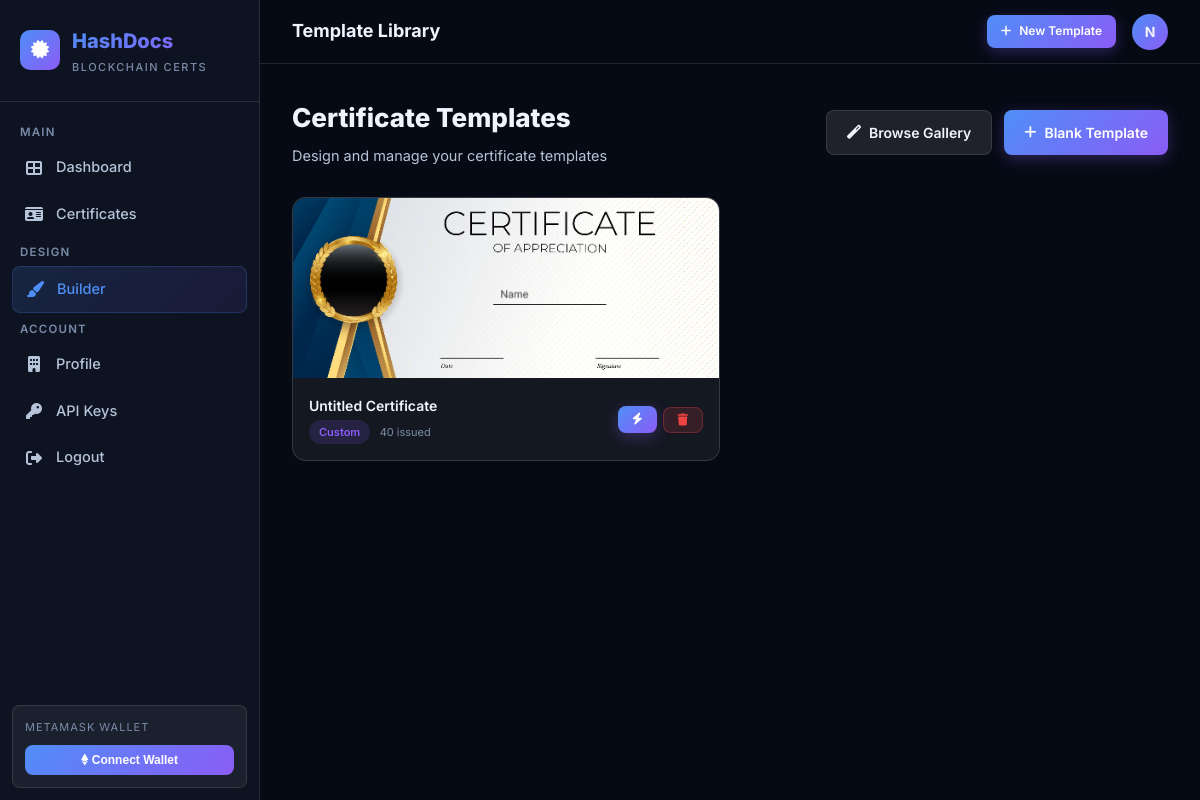
The app's page /builder/ (signed in), older data.
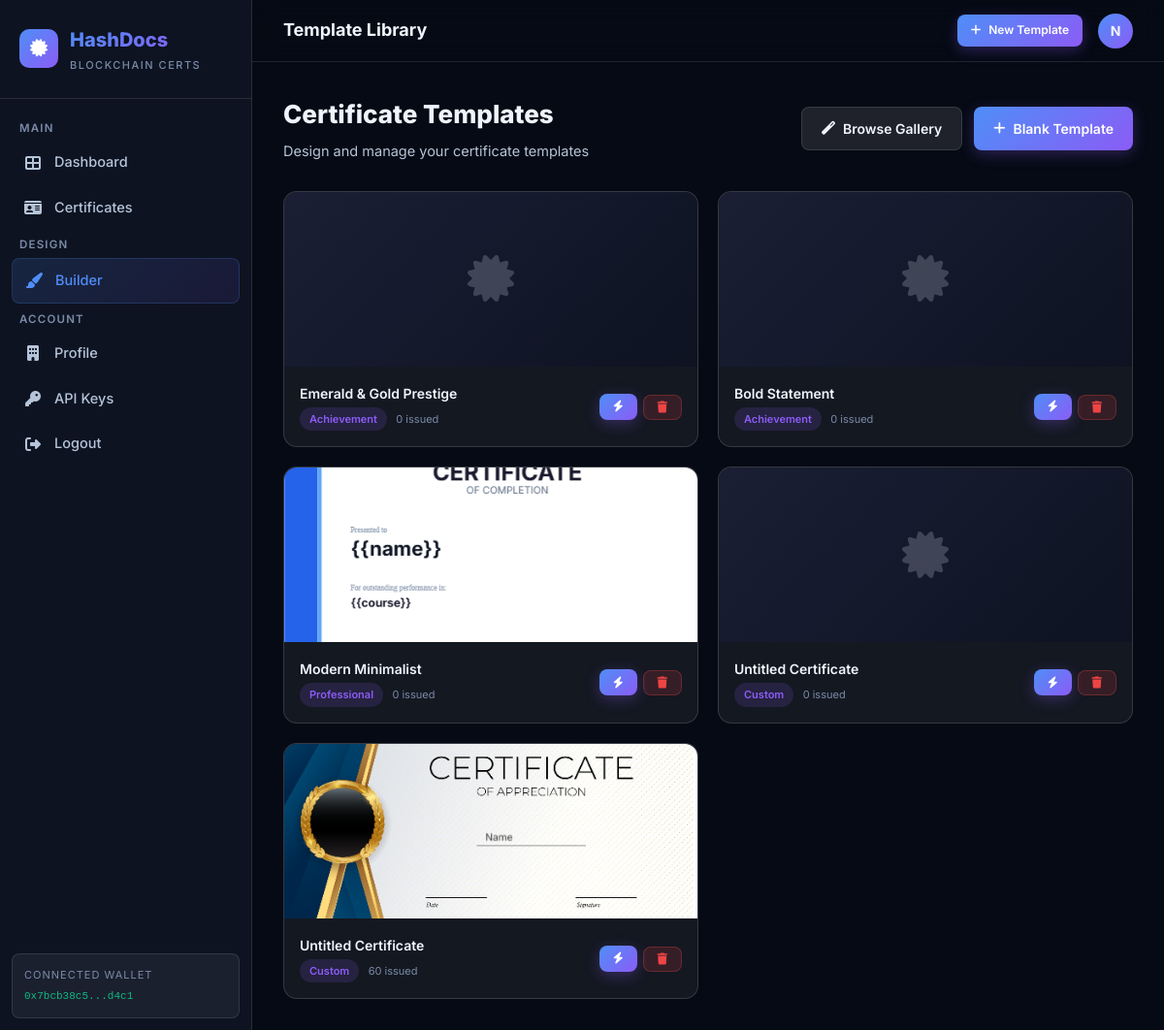
The same page, newer data.
### accounts/models.py (models this page shows, shortened)
class Organization(AbstractBaseUser, PermissionsMixin):
    id = models.UUIDField(primary_key=True, default=uuid.uuid4, editable=False)
    email = models.EmailField(unique=True)
    name = models.CharField(max_length=255)
    phone = models.CharField(max_length=20, blank=True)
    website = models.URLField(blank=True)
    address = models.TextField(blank=True)
    logo = models.ImageField(upload_to='org_logos/', blank=True, null=True)
    wallet_address = models.CharField(max_length=42, blank=True, help_text='MetaMask Ethereum wallet address')
    is_active = models.BooleanField(default=True)
    is_staff = models.BooleanField(default=False)
    is_verified = models.BooleanField(default=False, help_text='KYC verified')
    date_joined = models.DateTimeField(auto_now_add=True)
    updated_at = models.DateTimeField(auto_now=True)
    USERNAME_FIELD = 'email'
    REQUIRED_FIELDS = ['name']
    objects = OrganizationManager()
    class Meta:
        verbose_name = 'Organization'
        verbose_name_plural = 'Organizations'

### certificates/models.py (models this page shows, shortened)
class CertificateTemplate(models.Model):
    CATEGORIES = [
        ('academic', 'Academic'),
        ('professional', 'Professional'),
        ('completion', 'Completion'),
        ('achievement', 'Achievement'),
        ('participation', 'Participation'),
        ('custom', 'Custom'),
    ]
    id = models.UUIDField(primary_key=True, default=uuid.uuid4, editable=False)
    organization = models.ForeignKey(
        settings.AUTH_USER_MODEL,
        on_delete=models.CASCADE,
        related_name='templates'
    )
    name = models.CharField(max_length=255)
    category = models.CharField(max_length=50, choices=CATEGORIES, default='custom')
    canvas_json = models.JSONField(default=dict, help_text='Fabric.js canvas JSON data')
    background_color = models.CharField(max_length=7, default='#ffffff')
    thumbnail = models.ImageField(upload_to='template_thumbnails/', blank=True, null=True)
    width = models.IntegerField(default=1000)
    height = models.IntegerField(default=700)
    created_at = models.DateTimeField(auto_now_add=True)
    updated_at = models.DateTimeField(auto_now=True)
    class Meta:
        ordering = ['-updated_at']
    @property
    def certificate_count(self):
        return self.certificates.count()

### builder/views.py (the view)
# urls.py: path('', views.template_list, name='template_list'),
@login_required
def template_list(request):
    templates = CertificateTemplate.objects.filter(organization=request.user)
    return render(request, 'builder/template_list.html', {'templates': templates})

### templates/builder/template_list.html (shortened to what this page needs)
{% extends 'dashboard/base_dashboard.html' %}
{% block page_title %}Template Library{% endblock %}
{% block page_content %}
<div class="page-header">
    <div>
        <div class="page-title">Certificate Templates</div>
        <div class="page-sub">Design and manage your certificate templates</div>
    </div>
    <div style="display: flex; gap: 12px;">
        <a href="{% url 'template_gallery' %}" class="btn btn-secondary">
            <i class="fas fa-magic"></i> Browse Gallery
        </a>
        <a href="{% url 'template_create' %}" class="btn btn-gradient">
            <i class="fas fa-plus"></i> Blank Template
        </a>
    </div>
</div>
{% if templates %}
<div class="template-grid">
    {% for t in templates %}
    <div class="template-card">
        <div class="template-preview">
            {% if t.thumbnail %}
                <img src="{{ t.thumbnail.url }}" alt="{{ t.name }}">
            {% else %}
                <div class="template-preview-placeholder"><i class="fas fa-certificate"></i></div>
            {% endif %}
        </div>
        <div class="template-info">
            <div>
                <div class="template-name">{{ t.name }}</div>
                <div class="template-meta">
                    <span class="badge badge-purple">{{ t.category|title }}</span>
                    <span style="margin-left:6px;color:var(--text-muted);font-size:11px;">{{ t.certificate_count }} issued</span>
                </div>
            </div>
            <div style="display:flex;gap:6px;">
                <a href="{% url 'bulk_generate_page' t.id %}" class="btn btn-gradient btn-sm" title="Bulk Generate">
                    <i class="fas fa-bolt"></i>
                </a>
                <form method="post" action="{% url 'template_delete' t.id %}" style="display:inline;"
                      onsubmit="return confirm('Delete {{ t.name }}?')">
                    <button type="submit" class="btn btn-danger btn-sm" title="Delete">
                        <i class="fas fa-trash"></i>
                    </button>
                </form>
            </div>
        </div>
    </div>
    {% endfor %}
</div>
{% endif %}
{% endblock %}

### templates/dashboard/base_dashboard.html (shortened to what this page needs)
{% extends 'base.html' %}
{% load static %}
{% block content %}
<div class="app-layout">
    <aside class="sidebar">
        <div class="sidebar-logo">
            <div class="logo-icon">
                <i class="fas fa-certificate" style="color:white;"></i>
            </div>
            <div>
                <div class="logo-text">HashDocs</div>
                <div class="logo-sub">Blockchain Certs</div>
            </div>
        </div>
        <nav class="sidebar-nav">
            <span class="nav-section-label">Main</span>
            <a href="{% url 'dashboard' %}" class="nav-item {% if request.resolver_match.url_name == 'dashboard' %}active{% endif %}">
                <i class="fas fa-th-large nav-icon"></i> Dashboard
            </a>
            <a href="{% url 'certificate_list' %}" class="nav-item {% if request.resolver_match.url_name == 'certificate_list' %}active{% endif %}">
                <i class="fas fa-id-card nav-icon"></i> Certificates
            </a>
            <span class="nav-section-label">Design</span>
            <a href="{% url 'template_list' %}" class="nav-item {% if 'template' in request.resolver_match.url_name %}active{% endif %}">
                <i class="fas fa-paint-brush nav-icon"></i> Builder
            </a>
            <span class="nav-section-label">Account</span>
            <a href="{% url 'profile' %}" class="nav-item {% if request.resolver_match.url_name == 'profile' %}active{% endif %}">
                <i class="fas fa-building nav-icon"></i> Profile
            </a>
            <a href="{% url 'api_keys' %}" class="nav-item {% if 'api_key' in request.resolver_match.url_name %}active{% endif %}">
                <i class="fas fa-key nav-icon"></i> API Keys
            </a>
            <a href="{% url 'logout' %}" class="nav-item">
                <i class="fas fa-sign-out-alt nav-icon"></i> Logout
            </a>
        </nav>
        <div class="wallet-badge" id="wallet-section">
            {% if request.user.wallet_address %}
                <div class="wallet-label">Connected Wallet</div>
                <div class="wallet-addr">{{ request.user.wallet_address|slice:":10" }}...{{ request.user.wallet_address|slice:"-4:" }}</div>
            {% else %}
                <div class="wallet-label" style="margin-bottom:8px;">MetaMask Wallet</div>
                <button class="wallet-connect-btn" onclick="connectMetaMask()">
                    <i class="fab fa-ethereum"></i> Connect Wallet
                </button>
            {% endif %}
        </div>
    </aside>
    <div class="main-content">
        <header class="topbar">
            <div class="topbar-title">{% block page_title %}Dashboard{% endblock %}</div>
            <div class="topbar-actions">
                <a href="{% url 'template_create' %}" class="btn btn-gradient btn-sm">
                    <i class="fas fa-plus"></i> New Template
                </a>
                <div class="avatar" title="{{ request.user.name }}">
                    {{ request.user.name|slice:":1"|upper }}
                </div>
            </div>
        </header>
        <main class="page-body">
            {% block page_content %}{% endblock %}
        </main>
    </div>
</div>
{% endblock %}

### templates/base.html (shortened to what this page needs)
<!DOCTYPE html>
<html lang="en">
<head>
    <link rel="stylesheet" href="https://cdnjs.cloudflare.com/ajax/libs/font-awesome/6.5.0/css/all.min.css">
    {% load static %}
    <link rel="stylesheet" href="{% static 'css/main.css' %}">
</head>
<body class="{% block body_class %}{% endblock %}">
{% block content %}{% endblock %}
</body>
</html>

### templates/dashboard/base_dashboard.html (style rules this page uses)
.app-layout { display:flex; }

Row changes from the older to the newer data that the page shows:
changed Organization: user.wallet_address (not shown) → "0x7bcb38c5"; user.wallet_address (not shown) → "d4c1"
added CertificateTemplate: name "Emerald & Gold Prestige", category "Achievement", certificate_count "0"
added CertificateTemplate: name "Bold Statement", category "Achievement", certificate_count "0"
added CertificateTemplate: thumbnail (picture), name "Modern Minimalist", category "Professional", certificate_count "0"
added CertificateTemplate: name "Untitled Certificate", category "Custom", certificate_count "0"
changed CertificateTemplate (number 5 of 5 on the later page): thumbnail: a different picture; certificate_count "40" → "60"
Text that changed along with them:
text no longer shown: "METAMASK WALLET Connect Wallet"
text now shown: "CONNECTED WALLET ..."
